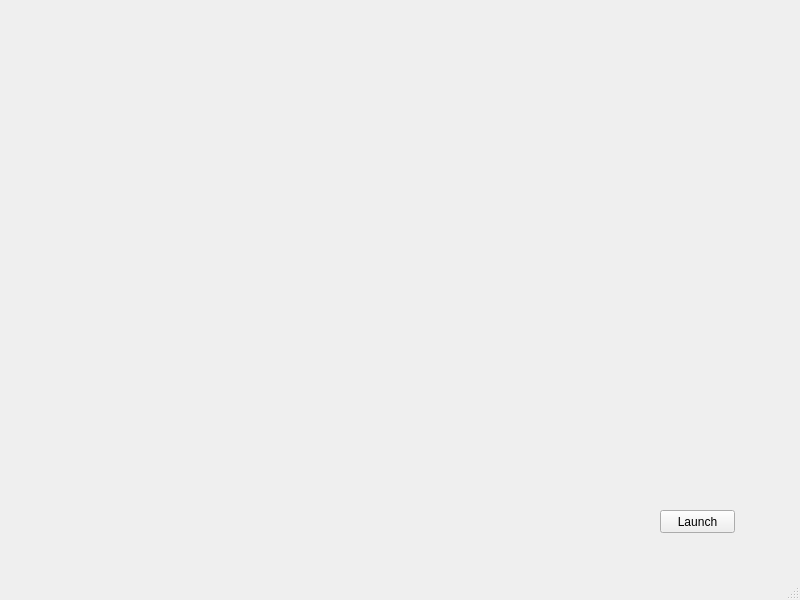
<?xml version="1.0" encoding="UTF-8"?>
<ui version="4.0">
 <class>MainWindow</class>
 <widget class="QMainWindow" name="MainWindow">
  <property name="geometry">
   <rect>
    <x>0</x>
    <y>0</y>
    <width>800</width>
    <height>600</height>
   </rect>
  </property>
  <property name="windowTitle">
   <string>MainWindow</string>
  </property>
  <widget class="QWidget" name="centralwidget">
   <widget class="QPushButton" name="pushButton">
    <property name="geometry">
     <rect>
      <x>660</x>
      <y>510</y>
      <width>75</width>
      <height>23</height>
     </rect>
    </property>
    <property name="text">
     <string>Launch</string>
    </property>
   </widget>
   <widget class="QWidget" name="widget" native="true">
    <property name="geometry">
     <rect>
      <x>10</x>
      <y>10</y>
      <width>301</width>
      <height>221</height>
     </rect>
    </property>
   </widget>
   <widget class="QWidget" name="widget_2" native="true">
    <property name="geometry">
     <rect>
      <x>320</x>
      <y>10</y>
      <width>311</width>
      <height>221</height>
     </rect>
    </property>
   </widget>
  </widget>
  <widget class="QMenuBar" name="menubar">
   <property name="geometry">
    <rect>
     <x>0</x>
     <y>0</y>
     <width>800</width>
     <height>21</height>
    </rect>
   </property>
  </widget>
  <widget class="QStatusBar" name="statusbar"/>
 </widget>
 <resources/>
 <connections>
  <connection>
   <sender>pushButton</sender>
   <signal>clicked()</signal>
   <receiver>MainWindow</receiver>
   <slot>launchClicked()</slot>
   <hints>
    <hint type="sourcelabel">
     <x>708</x>
     <y>543</y>
    </hint>
    <hint type="destinationlabel">
     <x>758</x>
     <y>562</y>
    </hint>
   </hints>
  </connection>
 </connections>
 <slots>
  <slot>launchClicked()</slot>
 </slots>
</ui>
